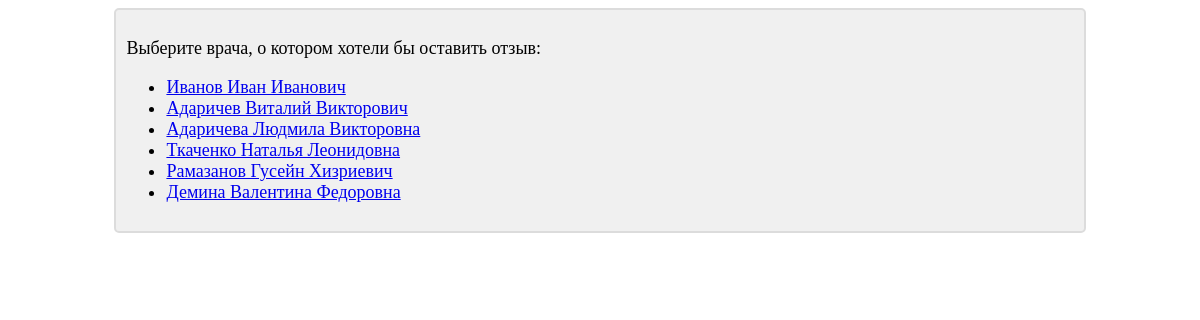
Page /doctors_list/ on the committed database.
### main/models.py (models this page shows)
class Doctor(models.Model):
    fio = models.CharField(max_length=250, verbose_name='ФИО врача')
    specialty = models.ManyToManyField(Specialty, verbose_name='Специальность врача')
    def __str__(self):
        return self.fio
    class Meta:
        verbose_name = 'ФИО врача'
        verbose_name_plural = 'ФИО врачей'

### main/views.py (the view)
# urls.py: url(r'^doctors_list/$', doctors_list, name='doctors_list'),
def doctors_list(request):
    doctors = Doctor.objects.all()
    context = {'doctors': doctors}
    return render(request, 'main/doctors_list.html', context)

### templates/main/doctors_list.html (shortened to what this page needs)
{% extends 'layout/basic.html' %}
{% block content %}
    <div class="basic_block">
        <p>
            {% if doctors %}
                Выберите врача, о котором хотели бы оставить отзыв:<br>
                <ul>
                    {% for doctor in doctors %}
                        <li>
                            <a href="{% url 'add_review' doctor_id=doctor.pk %}">{{ doctor }}</a>
                        </li>
                    {% endfor %}
                </ul>
            {% else %}
                Простите, но на сайте пока нет врачей...
            {% endif %}
        </p>
    </div>
{% endblock content %}

### main/static/main/style.css (style rules this page uses)
.basic_block { font-size: large; background-color: RGB(240, 240, 240); border: 2px solid RGB(220, 220, 220); border-radius: 5px; padding: 10px; margin-left: auto; margin-right: auto; width: 80%; overflow: hidden; }

### rows in the picture
Doctor: fio "Иванов Иван Иванович"
Doctor: fio "Адаричев Виталий Викторович"
Doctor: fio "Адаричева Людмила Викторовна"
Doctor: fio "Ткаченко Наталья Леонидовна"
Doctor: fio "Рамазанов Гусейн Хизриевич"
Doctor: fio "Демина Валентина Федоровна"
